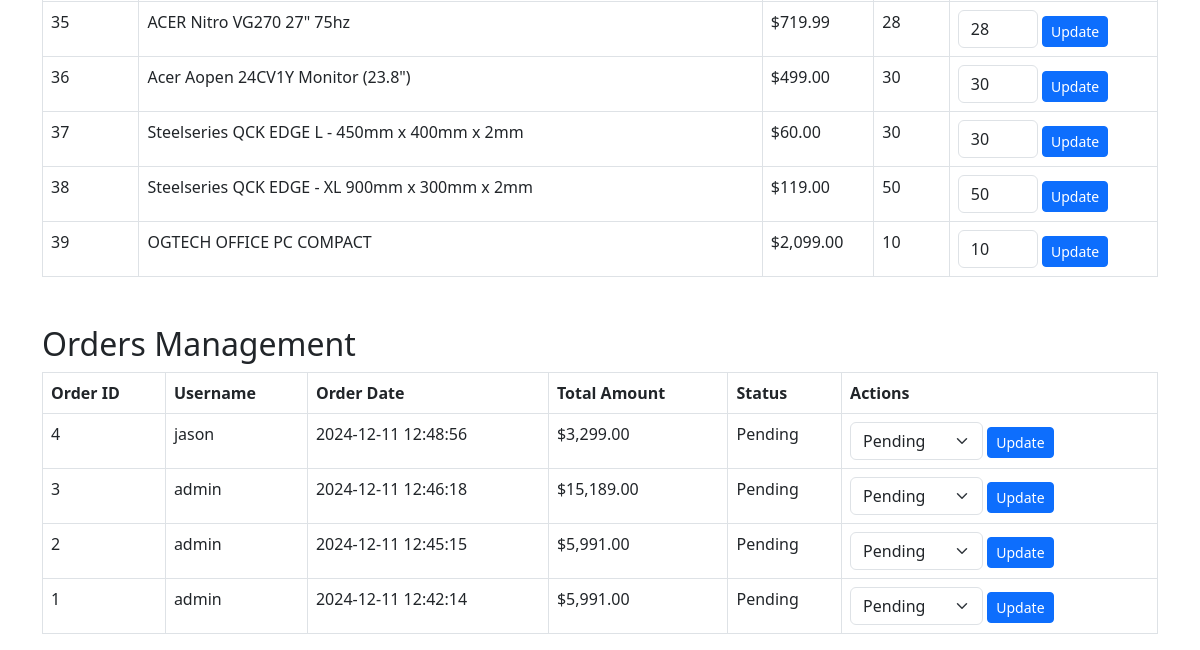
Page /manager_dashboard.php (signed in, lower part) on the earlier database version.
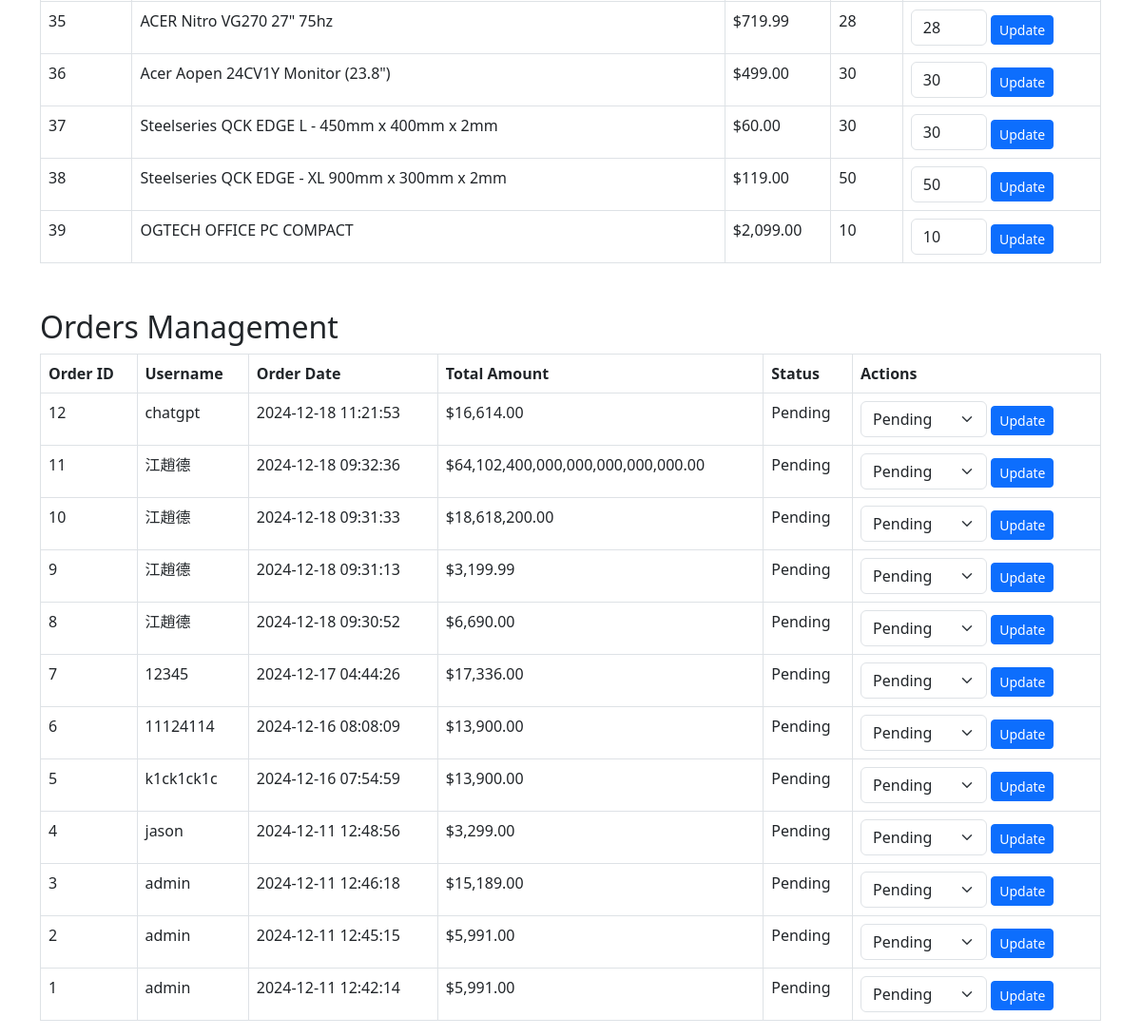
Same page on the later database version.
### tables this page shows
CREATE TABLE `items` (
  `ItemID` int(11) NOT NULL AUTO_INCREMENT,
  `Name` varchar(64) NOT NULL,
  `Brand` varchar(64) NOT NULL,
  `Description` varchar(512) NOT NULL,
  `Category` int(11) NOT NULL,
  `SellingPrice` float NOT NULL,
  `QuantityInStock` int(11) NOT NULL,
  `Image` varchar(512) NOT NULL,
  PRIMARY KEY (`ItemID`)
);

CREATE TABLE `orders` (
  `OrderID` int(11) NOT NULL AUTO_INCREMENT,
  `MemberID` int(11) NOT NULL,
  `OrderDate` datetime NOT NULL,
  `TotalAmount` float NOT NULL,
  `Status` varchar(32) NOT NULL DEFAULT 'Pending',
  PRIMARY KEY (`OrderID`),
  KEY `MemberID` (`MemberID`),
  CONSTRAINT `orders_ibfk_1` FOREIGN KEY (`MemberID`) REFERENCES `members` (`MemberID`)
);

CREATE TABLE `members` (
  `MemberID` int(11) NOT NULL AUTO_INCREMENT,
  `Username` varchar(64) NOT NULL,
  `Password` varchar(512) NOT NULL,
  `Email` varchar(64) NOT NULL,
  `PrivilegeLevel` int(11) NOT NULL DEFAULT 0,
  `Attempt` int(11) DEFAULT NULL,
  `RegisteredDate` date DEFAULT NULL,
  `FullName` varchar(128) NOT NULL,
  `Phone` varchar(15) DEFAULT NULL,
  `Address` text DEFAULT NULL,
  PRIMARY KEY (`MemberID`)
);

### manager_dashboard.php (the view, shortened to what this page needs)
<?php
require 'db_config.php';
$inventorySql = "SELECT * FROM items";
$inventoryResult = $conn->query($inventorySql);
$orderSql = "SELECT o.OrderID, o.OrderDate, o.TotalAmount, o.Status, m.Username
             FROM orders o
             JOIN members m ON o.MemberID = m.MemberID
             ORDER BY o.OrderDate DESC";
$orderResult = $conn->query($orderSql);
?>
<!DOCTYPE html>
<html lang="en">
<head>
    <link rel="stylesheet" href="https://cdn.jsdelivr.net/npm/bootstrap@5.3.0/dist/css/bootstrap.min.css">
</head>
<body>
    <div class="container mt-5">
        <table class="table table-bordered">
            <tbody>
                <?php while ($row = $inventoryResult->fetch_assoc()): ?>
                    <tr>
                        <td><?php echo $row['ItemID']; ?></td>
                        <td><?php echo htmlspecialchars($row['Name']); ?></td>
                        <td>$<?php echo number_format($row['SellingPrice'], 2); ?></td>
                        <td><?php echo $row['QuantityInStock']; ?></td>
                        <td>
                            <form method="POST" class="d-inline">
                                <input type="number" name="stock" class="form-control d-inline" style="width: 80px;" value="<?php echo $row['QuantityInStock']; ?>" required>
                                <button type="submit" name="update_inventory" class="btn btn-sm btn-primary">Update</button>
                            </form>
                        </td>
                    </tr>
                <?php endwhile; ?>
            </tbody>
        </table>
        <h2 class="mt-5">Orders Management</h2>
        <table class="table table-bordered">
            <thead>
                <tr>
                    <th>Order ID</th>
                    <th>Username</th>
                    <th>Order Date</th>
                    <th>Total Amount</th>
                    <th>Status</th>
                    <th>Actions</th>
                </tr>
            </thead>
            <tbody>
                <?php while ($row = $orderResult->fetch_assoc()): ?>
                    <tr>
                        <td><?php echo $row['OrderID']; ?></td>
                        <td><?php echo htmlspecialchars($row['Username']); ?></td>
                        <td><?php echo $row['OrderDate']; ?></td>
                        <td>$<?php echo number_format($row['TotalAmount'], 2); ?></td>
                        <td><?php echo htmlspecialchars($row['Status']); ?></td>
                        <td>
                            <form method="POST" class="d-inline">
                                <select name="status" class="form-select d-inline" style="width: auto;" required>
                                    <option value="Pending" <?php echo $row['Status'] === 'Pending' ? 'selected' : ''; ?>>Pending</option>
                                </select>
                                <button type="submit" name="update_order_status" class="btn btn-sm btn-primary">Update</button>
                            </form>
                        </td>
                    </tr>
                <?php endwhile; ?>
            </tbody>
        </table>
    </div>
</body>
</html>

Differences in the rows shown:
added orders: OrderID "12", MemberID.Username "chatgpt", OrderDate "2024-12-18 11:21:53", TotalAmount "16,614.00", Status "Pending", status "Pending"
added orders: OrderID "11", MemberID.Username "江趙德", OrderDate "2024-12-18 09:32:36", TotalAmount "64,102,400,000,000,000,000,000.00", Status "Pending", status "Pending"
added orders: OrderID "10", MemberID.Username "江趙德", OrderDate "2024-12-18 09:31:33", TotalAmount "18,618,200.00", Status "Pending", status "Pending"
added orders: OrderID "9", MemberID.Username "江趙德", OrderDate "2024-12-18 09:31:13", TotalAmount "3,199.99", Status "Pending", status "Pending"
added orders: OrderID "8", MemberID.Username "江趙德", OrderDate "2024-12-18 09:30:52", TotalAmount "6,690.00", Status "Pending", status "Pending"
added orders: OrderID "7", MemberID.Username "12345", OrderDate "2024-12-17 04:44:26", TotalAmount "17,336.00", Status "Pending", status "Pending"
added orders: OrderID "6", MemberID.Username "11124114", OrderDate "2024-12-16 08:08:09", TotalAmount "13,900.00", Status "Pending", status "Pending"
added orders: OrderID "5", MemberID.Username "k1ck1ck1c", OrderDate "2024-12-16 07:54:59", TotalAmount "13,900.00", Status "Pending", status "Pending"
